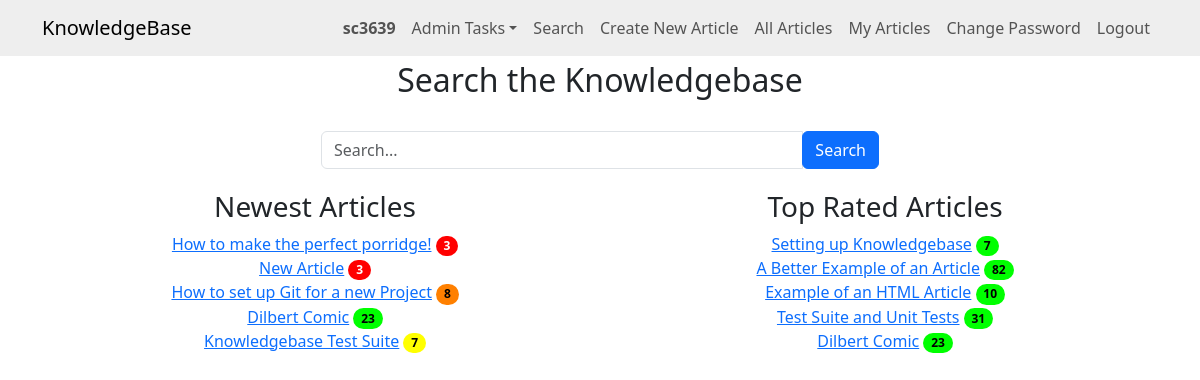
/ (signed in), run on an earlier commit of the app's database.
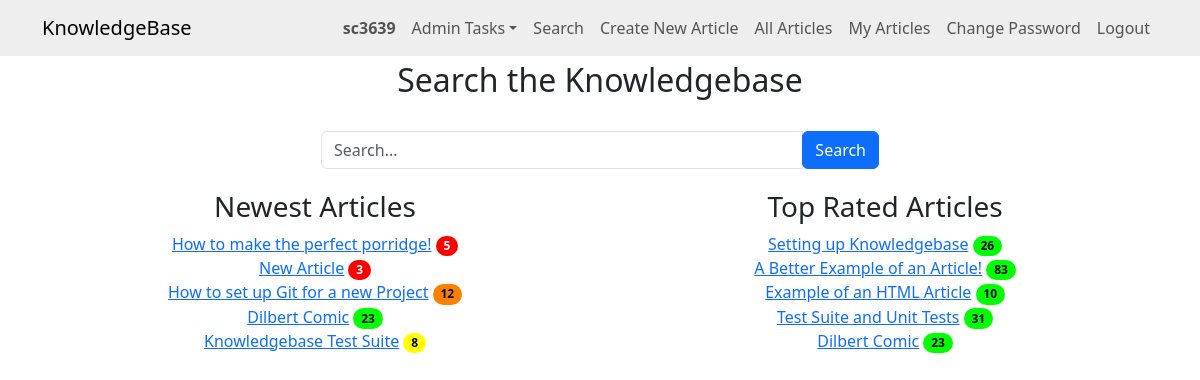
And on a later commit of the database.
### knowledge/models.py (models this page shows)
class KBEntry(models.Model):
    title = models.CharField(max_length=255)
    article = models.TextField()
    created_by = models.ForeignKey(
        User, related_name="created_kb_entries", on_delete=models.SET_NULL, null=True
    )
    created_datetime = models.DateTimeField(auto_now_add=True)
    modified_datetime = models.DateTimeField(null=True, blank=True)
    last_modified_by = models.ForeignKey(
        User, related_name="modified_kb_entries", on_delete=models.SET_NULL, null=True
    )
    deleted_datetime = models.DateTimeField(null=True, blank=True)
    deleted_by = models.ForeignKey(
        User,
        related_name="deleted_kb_entries",
        on_delete=models.SET_NULL,
        null=True,
        blank=True,
    )
    upvotes = models.ManyToManyField(
        User, related_name="upvoted_kb_entries", blank=True
    )
    downvotes = models.ManyToManyField(
        User, related_name="downvoted_kb_entries", blank=True
    )
    rating = models.FloatField(default=0.0)
    views = models.PositiveIntegerField(default=0)
    meta_data = models.ManyToManyField("Tag", blank=True)

### knowledge/views.py (the view, shortened to what this page needs)
# urls.py: path("", views.home, name="home"),
@login_required
def home(request):
    search_term = request.GET.get("search", "")
    articles = KBEntry.objects.none()  # Default to no entries
    if len(articles) < 5 or not search_term:
        newest_articles = KBEntry.objects.filter(
            deleted_datetime__isnull=True
        ).order_by("-created_datetime")[:5]
        top_rated_articles = KBEntry.objects.filter(
            deleted_datetime__isnull=True
        ).order_by("-rating")[:5]
    else:
        newest_articles = []
        top_rated_articles = []
    context = {
        "articles": articles,
        "newest_articles": newest_articles,
        "top_rated_articles": top_rated_articles,
        "search_term": search_term,
    }
    return render(request, "knowledge/home.html", context)

### knowledge/templates/knowledge/home.html (shortened to what this page needs)
{% extends "knowledge/base.html" %}
{% block content %}
<h2>Search the Knowledgebase</h2>
<br>
<div class="mb-3 col-md-6 offset-md-3">
    <form method="GET" class="form-inline">
        <div class="input-group">
            <input type="text" name="search" value="{{ search_term }}" placeholder="Search..." class="form-control" />
            <div class="input-group-append">
                <button type="submit" class="btn btn-primary">Search</button>
            </div>
        </div>
    </form>
</div>
{% if not articles or articles|length < 5 %} <div class="row">
    <div class="col-md-6 text-center">
        <h3>Newest Articles</h3>
        {% for article in newest_articles %}
            <a href="{% url 'article_detail' article.id %}">{{ article.title|truncatechars:50 }}</a>
            {% if article.rating == 0.0 and article.downvotes.count == 0 %}
            <span class="badge rounded-pill badge-norating" aria-label="Not Yet Rated">Not Yet Rated</span>
            {% else %}
                {% if article.rating >= 75 %}
                <span class="badge rounded-pill badge-green" aria-label="{{ article.views }} views (Good rating)">{{ article.views }}</span>
                {% elif article.rating >= 50 %}
                <span class="badge rounded-pill badge-yellow" aria-label="{{ article.views }} views (Average rating)">{{ article.views }}</span>
                {% elif article.rating >= 25 %}
                <span class="badge rounded-pill badge-orange" aria-label="{{ article.views }} views (Below average rating)">{{ article.views }}</span>
                {% else %}
                <span class="badge rounded-pill badge-red" aria-label="{{ article.views }} views (Poor rating)">{{ article.views }}</span>
                {% endif %}
            {% endif %}
            <br>
        {% endfor %}
    </div>
    <div class="col-md-6 text-center">
        <h3>Top Rated Articles</h3>
        {% for article in top_rated_articles %}
            <a href="{% url 'article_detail' article.id %}">{{ article.title|truncatechars:50 }}</a>
            {% if article.rating == 0.0 and article.downvotes.count == 0 %}
                <span class="badge rounded-pill badge-norating" aria-label="Not Yet Rated">Not Yet Rated</span>
            {% else %}
                {% if article.rating >= 75 %}
                    <span class="badge rounded-pill badge-green" aria-label="{{ article.views }} views (Good rating)">{{ article.views }}</span>
                {% elif article.rating >= 50 %}
                    <span class="badge rounded-pill badge-yellow" aria-label="{{ article.views }} views (Average rating)">{{ article.views }}</span>
                {% elif article.rating >= 25 %}
                    <span class="badge rounded-pill badge-orange" aria-label="{{ article.views }} views (Below average rating)">{{ article.views }}</span>
                {% else %}
                    <span class="badge rounded-pill badge-red" aria-label="{{ article.views }} views (Poor rating)">{{ article.views }}</span>
                {% endif %}
            {% endif %}
            <br>
        {% endfor %}
    </div>
{% endif %}
{% endblock %}

### knowledge/templates/knowledge/base.html (shortened to what this page needs)
<!DOCTYPE html>
<html lang="en">
<head>
    {% load static %}
    <link href="https://cdn.jsdelivr.net/npm/bootstrap@5.3.1/dist/css/bootstrap.min.css" rel="stylesheet" />
    <link rel="stylesheet" href="https://cdn.jsdelivr.net/npm/alertifyjs@1.13.1/build/css/alertify.min.css" />
    <link rel="stylesheet" href="https://cdn.jsdelivr.net/npm/alertifyjs@1.13.1/build/css/themes/default.min.css" />
    <link href="//cdn.quilljs.com/1.3.6/quill.snow.css" rel="stylesheet" />
    <link href="https://cdn.datatables.net/v/bs5/dt-1.13.6/cr-1.7.0/fh-3.4.0/r-2.5.0/sb-1.5.0/datatables.min.css"
        rel="stylesheet" />
    <link rel="stylesheet" href="{% static 'custom.css' %}" />
</head>
<body>
    <nav class="navbar navbar-light navbar-expand-md" style="background-color: #eeeeee">
        <div class="container">
            <a class="navbar-brand" href="/">KnowledgeBase</a>
            <div class="collapse navbar-collapse" id="navbarResponsive">
                <ul class="navbar-nav ms-auto">
                    {% if user.is_authenticated %}
                        <li class="nav-item">
                            <strong><a class="nav-link">{{ user.username }}</a></strong>
                        </li>
                        {% if user.is_staff %}
                            <li class="nav-item dropdown">
                                <a class="nav-link dropdown-toggle" id="navbarDropdownMenuLink" role="button"
                                    data-bs-toggle="dropdown" aria-expanded="false">Admin Tasks</a>
                            </li>
                        {% else %}
                            <li class="nav-item">
                                <a class="nav-link" id="logout">(Normal User)</a>
                            </li>
                        {% endif %}
                        <li class="nav-item">
                            <a class="nav-link" href="{% url 'home' %}">Search</a>
                        </li>
                        <li class="nav-item">
                            <a class="nav-link" href="{% url 'create' %}">Create New Article</a>
                        </li>
                        <li class="nav-item">
                            <a class="nav-link" href="{% url 'allarticles' %}">All Articles</a>
                        </li>
                        <li class="nav-item">
                            <a class="nav-link" href="{% url 'my_articles' %}">My Articles</a>
                        </li>
                        <li class="nav-item">
                            <a class="nav-link" href="{% url 'change_password' %}">Change Password</a>
                        </li>
                        <li class="nav-item">
                            <a class="nav-link" id="logout" href="{% url 'confirm_logout' %}">Logout</a>
                        </li>
                    {% endif %}
                </ul>
            </div>
        </div>
    </nav>
    <div class="container">
        {% block content %}
        {% endblock %}
    </div>
</body>
</html>

### static/custom.css (style rules this page uses)
.badge-green { background-color: rgb(0, 255, 0) !important; color: black; }
.badge-yellow { background-color: rgb(255, 255, 0) !important; color: black; }
.badge-orange { background-color: rgb(255, 128, 0) !important; color: black; }
.badge-red { background-color: rgb(255, 0, 0) !important; color: white; }
h1, h2, h3 { text-align: center; margin-top:5px !important; }

What changed in the data, as far as the page shows it:
changed KBEntry "How to make the perfect porridge!": views "3" → "5"
changed KBEntry "How to set up Git for a new Project": views "8" → "12"
changed KBEntry "Knowledgebase Test Suite": views "7" → "8"
changed KBEntry "Setting up Knowledgebase": views "7" → "26"
changed KBEntry: title "A Better Example of an Article" → "A Better Example of an Article!"; views "82" → "83"
